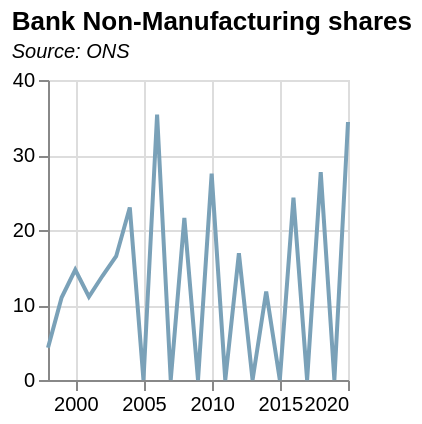

Specify this chart in Vega-Lite:
### Vega-Lite specification from a JSON file in a GitHub repository (floating-point values rounded to 4 significant figures)
{"$schema": "https://vega.github.io/schema/vega-lite/v5.json", "data": {"values": [{"date": "1998", "label": "1998", "month": "", "quarter": "", "sourceDataset": "SRS", "updateDate": "2015-09-01T23:00:00.000Z", "value": "4.3", "year": "1998"}, {"date": "1999", "label": "1999", "month": "", "quarter": "", "sourceDataset": "SRS", "updateDate": "2015-09-01T23:00:00.000Z", "value": "11.0", "year": "1999"}, {"date": "2000", "label": "2000", "month": "", "quarter": "", "sourceDataset": "SRS", "updateDate": "2015-09-01T23:00:00.000Z", "value": "14.7", "year": "2000"}, {"date": "2001", "label": "2001", "month": "", "quarter": "", "sourceDataset": "SRS", "updateDate": "2015-09-01T23:00:00.000Z", "value": "11.1", "year": "2001"}, {"date": "2002", "label": "2002", "month": "", "quarter": "", "sourceDataset": "SRS", "updateDate": "2015-09-01T23:00:00.000Z", "value": "13.9", "year": "2002"}, {"date": "2003", "label": "2003", "month": "", "quarter": "", "sourceDataset": "SRS", "updateDate": "2015-09-01T23:00:00.000Z", "value": "16.5", "year": "2003"}, {"date": "2004", "label": "2004", "month": "", "quarter": "", "sourceDataset": "SRS", "updateDate": "2015-09-01T23:00:00.000Z", "value": "23.0", "year": "2004"}, {"date": "2005", "label": "2005", "month": "", "quarter": "", "sourceDataset": "SRS", "updateDate": "2015-09-01T23:00:00.000Z", "value": "", "year": "2005"}, {"date": "2006", "label": "2006", "month": "", "quarter": "", "sourceDataset": "SRS", "updateDate": "2015-09-01T23:00:00.000Z", "value": "35.4", "year": "2006"}, {"date": "2007", "label": "2007", "month": "", "quarter": "", "sourceDataset": "SRS", "updateDate": "2015-09-01T23:00:00.000Z", "value": "", "year": "2007"}, {"date": "2008", "label": "2008", "month": "", "quarter": "", "sourceDataset": "SRS", "updateDate": "2015-09-01T23:00:00.000Z", "value": "21.6", "year": "2008"}, {"date": "2009", "label": "2009", "month": "", "quarter": "", "sourceDataset": "SRS", "updateDate": "2015-09-01T23:00:00.000Z", "value": "", "year": "2009"}, {"date": "2010", "label": "2010", "month": "", "quarter": "", "sourceDataset": "srs", "updateDate": "2017-11-29T00:00:00.000Z", "value": "27.5", "year": "2010"}, {"date": "2011", "label": "2011", "month": "", "quarter": "", "sourceDataset": "SRS", "updateDate": "2015-09-01T23:00:00.000Z", "value": "", "year": "2011"}, {"date": "2012", "label": "2012", "month": "", "quarter": "", "sourceDataset": "srs", "updateDate": "2017-11-29T00:00:00.000Z", "value": "16.9", "year": "2012"}, {"date": "2013", "label": "2013", "month": "", "quarter": "", "sourceDataset": "SRS", "updateDate": "2015-09-01T23:00:00.000Z", "value": "", "year": "2013"}, {"date": "2014", "label": "2014", "month": "", "quarter": "", "sourceDataset": "srs", "updateDate": "2017-11-29T00:00:00.000Z", "value": "11.8", "year": "2014"}, {"date": "2015", "label": "2015", "month": "", "quarter": "", "sourceDataset": "srs", "updateDate": "2017-11-29T00:00:00.000Z", "value": "", "year": "2015"}, {"date": "2016", "label": "2016", "month": "", "quarter": "", "sourceDataset": "srs", "updateDate": "2017-11-29T00:00:00.000Z", "value": "24.3", "year": "2016"}, {"date": "2017", "label": "2017", "month": "", "quarter": "", "sourceDataset": "srs", "updateDate": "2020-01-14T00:00:00.000Z", "value": "", "year": "2017"}, {"date": "2018", "label": "2018", "month": "", "quarter": "", "sourceDataset": "srs", "updateDate": "2022-03-03T00:00:00.000Z", "value": "27.7", "year": "2018"}, {"date": "2019", "label": "2019", "month": "", "quarter": "", "sourceDataset": "srs", "updateDate": "2022-03-03T00:00:00.000Z", "value": "", "year": "2019"}, {"date": "2020", "label": "2020", "month": "", "quarter": "", "sourceDataset": "srs", "updateDate": "2022-03-03T00:00:00.000Z", "value": "34.4", "year": "2020"}], "format": {"parse": {"date": "date"}}}, "mark": {"type": "line", "color": "#7aa1b8", "strokeWidth": 2, "opacity": 1}, "title": {"text": "Bank Non-Manufacturing shares", "subtitle": "Source: ONS", "subtitleFontStyle": "italic", "subtitleFontSize": 10, "anchor": "start", "color": "black"}, "width": 150, "height": 150, "encoding": {"x": {"field": "date", "type": "temporal", "title": null}, "y": {"field": "value", "type": "quantitative", "title": null}, "tooltip": [{"field": "date", "type": "temporal", "title": "Date"}, {"field": "value", "type": "quantitative", "title": "SRS Grossed"}]}, "config": {}}
